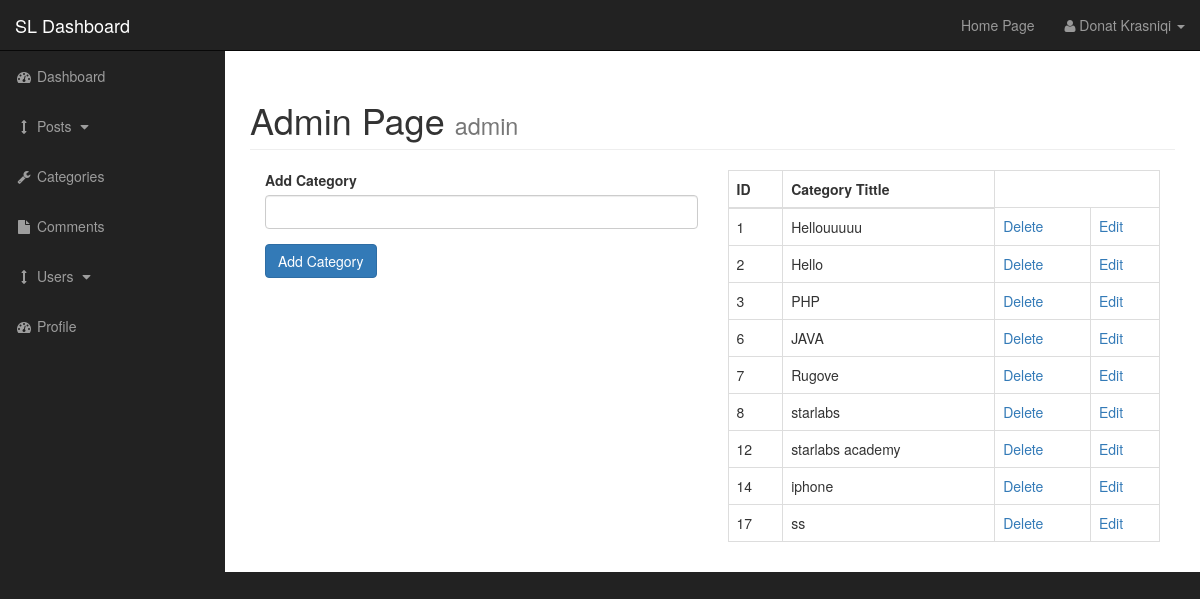
The app's page /admin/categories.php with its own data.
### tables this page shows
CREATE TABLE `categories` (
  `cat_id` int(3) NOT NULL,
  `cat_title` varchar(255) NOT NULL
);

### admin/functions.php (the view, shortened to what this page needs)
<?php
function findAllCategories(){
    global $connection;
    $query = "SELECT  * FROM categories";
    $select_categories=mysqli_query($connection, $query);
    while($row = mysqli_fetch_assoc($select_categories)){
        $cat_id = $row['cat_id'];
        $cat_title = $row['cat_title'];
        echo"<tr>";
        echo "<td>{$cat_id}</td>";
        echo "<td>{$cat_title}</td>";
        echo "<td><a href='categories.php?delete={$cat_id}'>Delete</a></td>";
        echo "<td><a href='categories.php?edit={$cat_id}'>Edit</a></td>";
        echo "</tr>";
    }
}
?>

### admin/css/sb-admin.css (style rules this page uses)
body { margin-top: 100px; background-color: #222; }
@media (min-width:768px) { body { margin-top: 50px; } }

### records on screen
categories: cat_id "1", cat_title "Hellouuuuu"
categories: cat_id "2", cat_title "Hello"
categories: cat_id "3", cat_title "PHP"
categories: cat_id "6", cat_title "JAVA"
categories: cat_id "7", cat_title "Rugove"
categories: cat_id "8", cat_title "starlabs"
categories: cat_id "12", cat_title "starlabs academy"
categories: cat_id "14", cat_title "iphone"
categories: cat_id "17", cat_title "ss"
